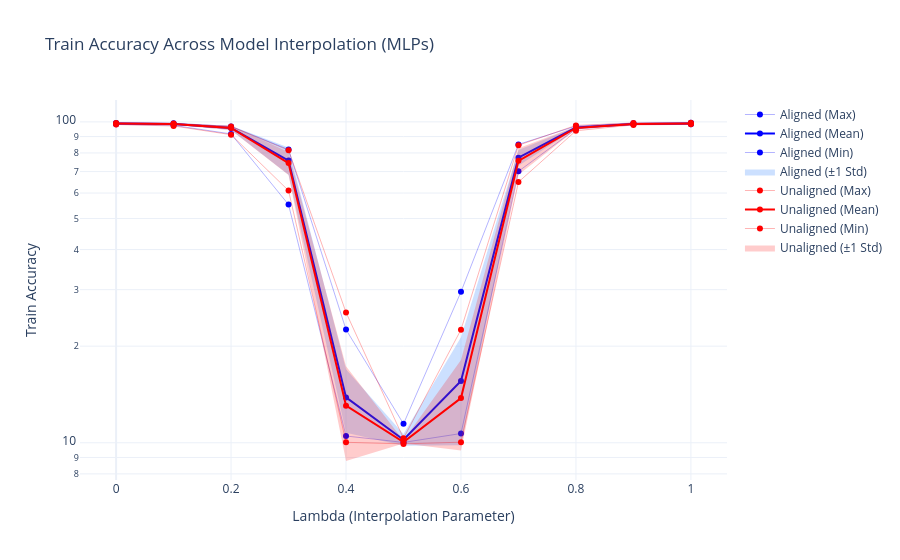

The notebook cell this image was saved under:
### Code cell
results_cifar_wrong = load_json("outputs/2025-11-19/22-41-20__resnet_cifar/rebasin_lmc_results_epoch_100.json")
plot_interpolation_metric(results_cifar_wrong, "train_accuracy", True, title_suffix="MLPs")

### Figure 1 — Plotly figure (JSON) as saved in the notebook; plotly's stock layout.template omitted (floating-point values rounded to 4 significant figures)
{"data": [{"line": {"color": "blue", "width": 0.3}, "mode": "lines+markers", "name": "Aligned (Max)", "type": "scatter", "x": [0, 0.1, 0.2, 0.3, 0.4, 0.5, 0.6, 0.7, 0.8, 0.9, 1], "y": [99.24, 99.0, 96.79, 81.97, 22.52, 11.45, 29.53, 85.06, 97.02, 99.1, 99.37]}, {"line": {"color": "blue", "width": 2}, "mode": "lines+markers", "name": "Aligned (Mean)", "type": "scatter", "x": [0, 0.1, 0.2, 0.3, 0.4, 0.5, 0.6, 0.7, 0.8, 0.9, 1], "y": [98.8, 98.46, 95.73, 75.77, 13.85, 10.22, 15.57, 77.36, 96.0, 98.55, 98.86]}, {"line": {"color": "blue", "width": 0.3}, "mode": "lines+markers", "name": "Aligned (Min)", "type": "scatter", "x": [0, 0.1, 0.2, 0.3, 0.4, 0.5, 0.6, 0.7, 0.8, 0.9, 1], "y": [98.27, 97.52, 91.7, 55.23, 10.5, 10.02, 10.69, 70.13, 95.04, 98.23, 98.28]}, {"fill": "toself", "fillcolor": "rgba(0, 100, 255, 0.2)", "line": {"color": "rgba(255,255,255,0)"}, "name": "Aligned (±1 Std)", "showlegend": true, "type": "scatter", "x": [0, 0.1, 0.2, 0.3, 0.4, 0.5, 0.6, 0.7, 0.8, 0.9, 1, 1, 0.9, 0.8, 0.7, 0.6, 0.5, 0.4, 0.3, 0.2, 0.1, 0], "y": [99.11, 98.89, 97.19, 83.14, 16.95, 10.66, 21.33, 81.77, 96.6, 98.79, 99.15, 98.56, 98.31, 95.39, 72.95, 9.821, 9.787, 10.74, 68.4, 94.26, 98.04, 98.49]}, {"line": {"color": "red", "width": 0.3}, "mode": "lines+markers", "name": "Unaligned (Max)", "type": "scatter", "x": [0, 0.1, 0.2, 0.3, 0.4, 0.5, 0.6, 0.7, 0.8, 0.9, 1], "y": [99.19, 98.89, 96.75, 81.55, 25.48, 10.32, 22.51, 84.56, 97.5, 99.19, 99.35]}, {"line": {"color": "red", "width": 2}, "mode": "lines+markers", "name": "Unaligned (Mean)", "type": "scatter", "x": [0, 0.1, 0.2, 0.3, 0.4, 0.5, 0.6, 0.7, 0.8, 0.9, 1], "y": [98.8, 98.41, 95.7, 74.42, 13.05, 10.06, 13.78, 75.61, 95.75, 98.48, 98.88]}, {"line": {"color": "red", "width": 0.3}, "mode": "lines+markers", "name": "Unaligned (Min)", "type": "scatter", "x": [0, 0.1, 0.2, 0.3, 0.4, 0.5, 0.6, 0.7, 0.8, 0.9, 1], "y": [98.14, 97.1, 91.23, 61.06, 10.03, 9.92, 10.04, 64.92, 93.8, 97.85, 98.22]}, {"fill": "toself", "fillcolor": "rgba(255, 0, 0, 0.2)", "line": {"color": "rgba(255,255,255,0)"}, "name": "Unaligned (±1 Std)", "showlegend": true, "type": "scatter", "x": [0, 0.1, 0.2, 0.3, 0.4, 0.5, 0.6, 0.7, 0.8, 0.9, 1, 1, 0.9, 0.8, 0.7, 0.6, 0.5, 0.4, 0.3, 0.2, 0.1, 0], "y": [99.12, 98.9, 97.22, 80.56, 17.33, 10.16, 18.1, 82.74, 96.77, 98.85, 99.18, 98.59, 98.12, 94.73, 68.47, 9.455, 9.952, 8.774, 68.27, 94.18, 97.92, 98.49]}], "layout": {"hovermode": "x unified", "title": {"text": "Train Accuracy Across Model Interpolation (MLPs)"}, "xaxis": {"title": {"text": "Lambda (Interpolation Parameter)"}}, "yaxis": {"title": {"text": "Train Accuracy"}, "type": "log"}}}
